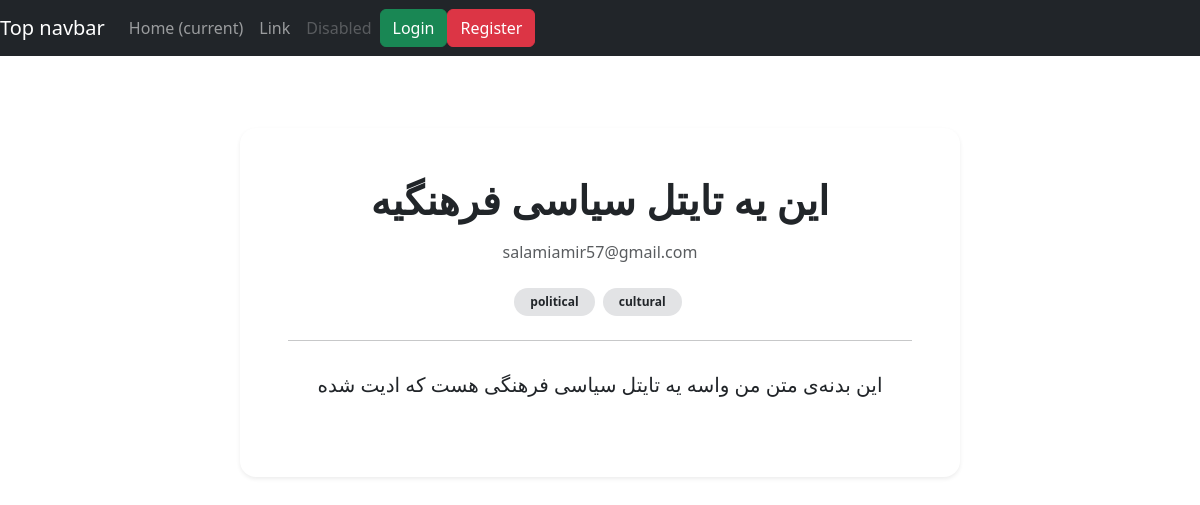
The page /posts/7/ on the database its author committed.
### blog/models.py (models this page shows, shortened)
class Post(models.Model):
    title = models.CharField(max_length = 100)
    body = models.TextField()
    author = models.ForeignKey(User, on_delete=models.CASCADE)
    published_at = models.DateTimeField(default = timezone.now)
    created_at = models.DateTimeField(auto_now_add = True)
    updated_at = models.DateTimeField(auto_now = True)
    categories = models.ManyToManyField(Category)

class Category(models.Model):
    name = models.CharField(max_length = 100)

### blog/views.py (the view)
# urls.py: path('<int:pk>/', views.SinglePostView.as_view(), name = 'detail'),
class SinglePostView(DetailView):
    model = Post
    template_name = 'blog/post_detail.html'
    def get_context_data(self , **kwargs):
        context = super().get_context_data(**kwargs)
        context['title'] = self.object.title
        return context

### blog/templates/blog/post_detail.html (shortened to what this page needs)
{% extends 'blog/base.html' %}
{% block content %}
<div class="container py-5">
    <div class="row justify-content-center">
        <div class="col-lg-8">
            <article class="card border-0 shadow-sm rounded-4 text-center">
                <div class="card-body p-5">
                    <h1 class="fw-bold mb-3">
                        {{ post.title }}
                    </h1>
                    {% if post.author %}
                        <p class="text-muted mb-4">
                            {{ post.author.email }}
                        </p>
                    {% endif %}
                    {% if post.categories.count %}
                        <div class="mb-4">
                            {% for category in post.categories.all %}
                                <span class="badge rounded-pill bg-secondary-subtle text-dark px-3 py-2 me-1">
                                    {{ category.name }}
                                </span>
                            {% endfor %}
                        </div>
                    {% endif %}
                    <hr class="my-4">
                    <div class="post-body fs-5 lh-lg text-dark">
                        {{ post.body|linebreaks }}
                    </div>
                </div>
            </article>
        </div>
    </div>
</div>
{% endblock %}

### resources/static/blog/css/style.css (style rules this page uses)
.post-body p { margin-bottom: 1.5rem; }

### rows shown on the page
Post: title "این یه تایتل سیاسی فرهنگیه", author.email "salamiamir57@gmail.com", body "این بدنه‌ی متن من واسه یه تایتل سیاسی فرهنگی هست که ادیت شده"
Category: name "political"
Category: name "cultural"
